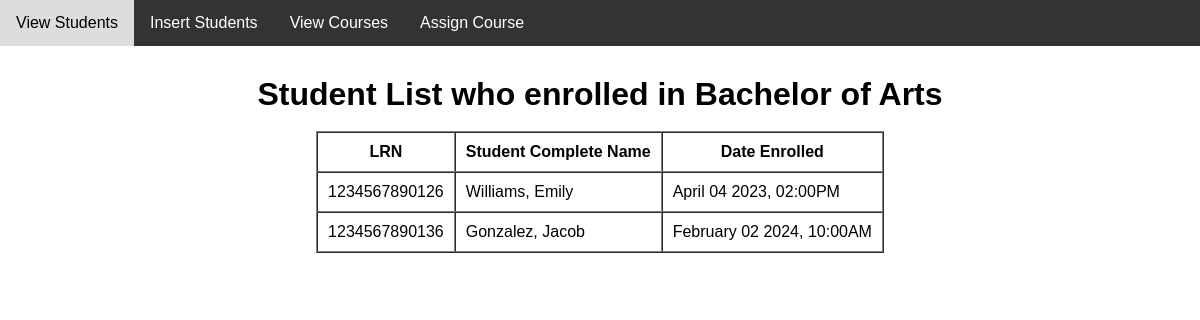
Page /htdocs/project_IT2/num_of_student_enrolled.php?course_code=BA on the committed database.
### tables this page shows
CREATE TABLE `courses` (
  `course_code` varchar(40) NOT NULL,
  `description` varchar(100) DEFAULT NULL
);

CREATE TABLE `students_courses` (
  `students_courses_id` int(11) NOT NULL,
  `lrn` bigint(20) NOT NULL,
  `course_code` varchar(40) NOT NULL,
  `date_enrolled` datetime DEFAULT NULL
);

CREATE TABLE `students` (
  `lrn` bigint(20) NOT NULL,
  `lastname` varchar(40) NOT NULL,
  `firstname` varchar(100) NOT NULL,
  `middlename` varchar(100) DEFAULT NULL,
  `extension_name` varchar(100) DEFAULT NULL,
  `birthdate` date NOT NULL,
  `filepath` varchar(255) DEFAULT NULL,
  `uploaded_on` timestamp NOT NULL DEFAULT CURRENT_TIMESTAMP
);

### htdocs/project_IT2/num_of_student_enrolled.php (the view, shortened to what this page needs)
<body>
    <?php
        include("header.php");
        include("menu.php");
        $course_code = $_GET['course_code'];
        $course = mysqli_fetch_assoc(mysqli_query($conn, "SELECT * FROM courses WHERE course_code = '$course_code'"));
    ?>
    <h1> Student List who enrolled in <?php echo $course['description']; ?> </h1>
    <br>
    <table class='center-table' border="1" align="center" cellspacing="0" cellpadding="10">
        <tr>
            <th> LRN </th>
            <th> Student Complete Name </th>
            <th> Date Enrolled </th>
        </tr>
        <?php
        $sql = "SELECT * FROM students INNER JOIN students_courses ON students.lrn = students_courses.lrn WHERE students_courses.course_code = '$course_code'";
        $query = mysqli_query($conn, $sql);
        if (!$query) {
            echo "Error: " . $sql . "<br>" . mysqli_error($conn);
        } else {
            while ($result = mysqli_fetch_assoc($query)) {
                echo "<tr>";
                echo "<td>" . $result["lrn"] . "</td>";
                echo "<td>" . $result["lastname"] . ", " . $result['firstname'] . "</td>";
                echo "<td>" . date("F d Y, h:iA", strtotime($result['date_enrolled'])) . "</td>";
                echo "</tr>";
            }
        }
        ?>
    </table>
</body>
</html>

### htdocs/project_IT2/header.php (style rules this page uses)
* { margin: 0; padding: 0; font-family: Arial, sans-serif; }
h1 { margin-top: 30px; text-align: center; }
.center-table { margin-left: auto; margin-right: auto; }
th, td { padding: 10px; }

### rows in the picture
courses: description "Bachelor of Arts"
students_courses: lrn "1234567890126", lrn.lastname "Williams", lrn.firstname "Emily", date_enrolled "April 04 2023, 02:00PM"
students_courses: lrn "1234567890136", lrn.lastname "Gonzalez", lrn.firstname "Jacob", date_enrolled "February 02 2024, 10:00AM"
